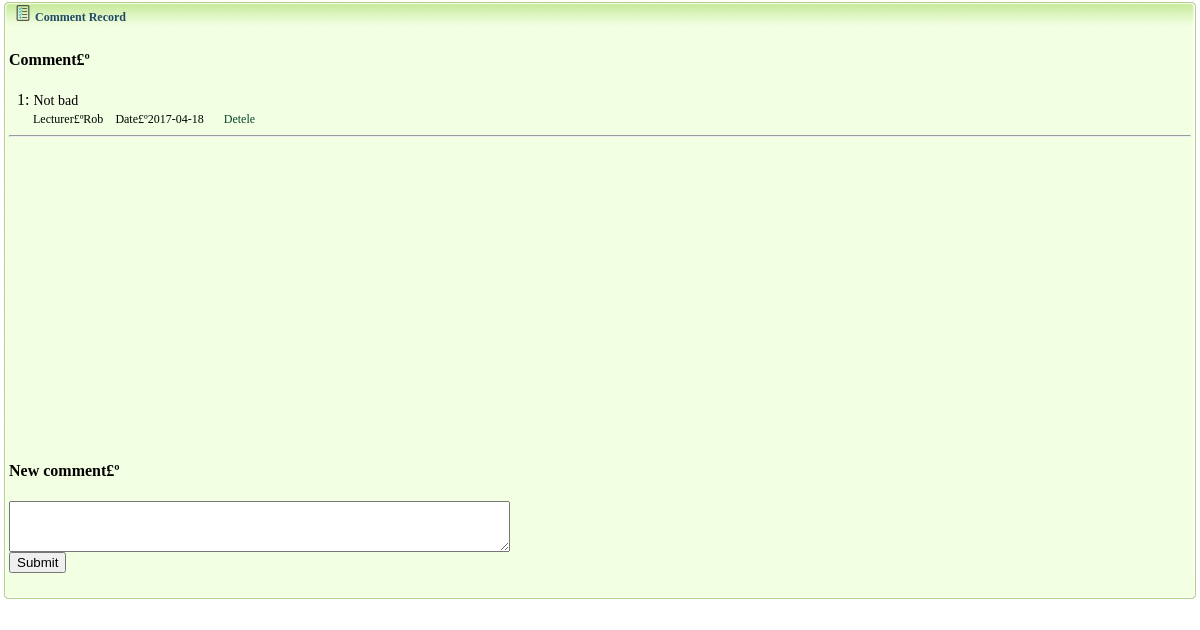
/sys/tab/evaluate_massage.php?id=12 (signed in), run on an earlier commit of the app's database.
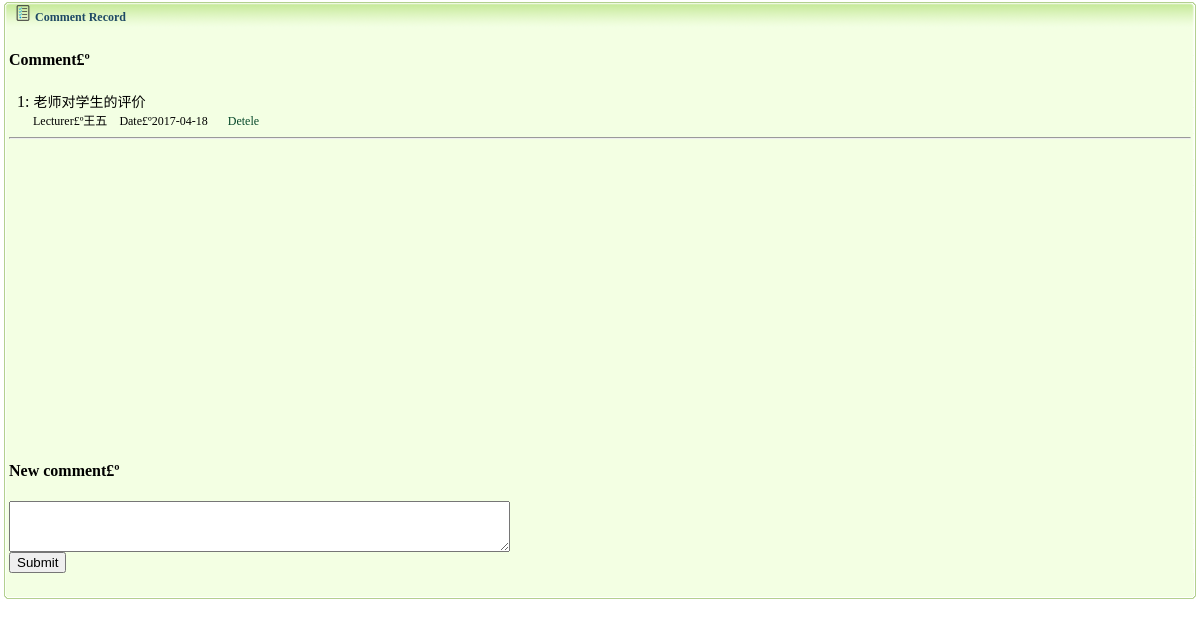
And on a later commit of the database.
### tables this page shows
CREATE TABLE IF NOT EXISTS `evaluate` (
  `id` int(4) NOT NULL AUTO_INCREMENT,
  `su_id` int(4) NOT NULL,
  `tu_id` int(4) NOT NULL,
  `evalue` varchar(299) NOT NULL,
  `times` varchar(25) NOT NULL,
  PRIMARY KEY (`id`)
);

CREATE TABLE IF NOT EXISTS `teacher` (
  `id` int(4) NOT NULL AUTO_INCREMENT,
  `user_id` int(4) NOT NULL,
  `name` varchar(200) NOT NULL,
  PRIMARY KEY (`id`)
);

### sys/tab/teacher_fun.php (called while the page is built, shortened)
<?php
	class  teacher_fun{
		public function select_teacher($uid){
			$query = "select * from teacher where user_id=".$uid;
			$result = mysql_query($query);
			$row = mysql_fetch_row($result);
			if($row){
				return  $row;
			}
		}
		public function select_evaluate($sid){
			$query = "select * from `evaluate` where su_id=".$sid;
			$result = mysql_query($query);
			return $result;
		}
	}
?>

### sys/tab/evaluate_massage.php (the view, shortened to what this page needs)
<?php
	include_once './teacher_fun.php';
	$obj = new teacher_fun();
?>
<!DOCTYPE html PUBLIC "-//W3C//DTD XHTML 1.0 Transitional//EN" "http://www.w3.org/TR/xhtml1/DTD/xhtml1-transitional.dtd">
<html xmlns="http://www.w3.org/1999/xhtml">
<head>
</head>
<body>
<table width="100%" border="0" align="center" cellpadding="0" cellspacing="0">
  <tr>
    <td height="30"><table width="100%" border="0" cellspacing="0" cellpadding="0">
      <tr>
        <td width="15" height="30"><img src="images/tab_03.gif" width="15" height="30" /></td>
        <td width="1101" background="images/tab_05.gif"><img src="images/311.gif" width="16" height="16" /> <span class="STYLE4">Comment Record</span></td>
        <td width="281" background="images/tab_05.gif"></td>
        <td width="14"><img src="images/tab_07.gif" width="14" height="30" /></td>
      </tr>
    </table></td>
  </tr>
  <tr>
    <td><table width="100%" border="0" cellspacing="0" cellpadding="0">
      <tr>
        <td width="9" background="images/tab_12.gif">&nbsp;</td>
        <td bgcolor="#f3ffe3">
        <h4>Comment£º</h4>
        <div style="overflow: scroll;height:350px;">
        <?php
        	$No=0;
        	$result = $obj->select_evaluate($_GET['id']);
        	while ($row=mysql_fetch_row($result)){
        		$No++;
        		echo "&nbsp;&nbsp;".$No.":   <span style='font-size:14px;'>$row[3]</span><br>";
        		echo "&nbsp;&nbsp;&nbsp;&nbsp;&nbsp;&nbsp;<span style='font-size:12px'>Lecturer£º";
        		$r=$obj->select_teacher($row[2]);
        		echo $r[2];
        		echo "&nbsp;&nbsp;&nbsp;&nbsp;Date£º$row[4]</span>";
        		if($row[2]==$_SESSION['uid']){
        			echo "&nbsp;&nbsp;&nbsp;&nbsp; <a href='./evaluate_massage.php?id=".$_GET['id']."&eid=$row[0]&action=del'>Detele</a>";
        		}
        		echo "<hr />";
        	}
        ?>
        </div>
        <h4>New comment£º</h4>
        <form action="evaluate_massage.php?id=<?php echo $_GET['id'];?>&action=add" method="post" onsubmit="return CheckForm();" >
        	<label><textarea id="evalue" cols="60" rows="3" name="evalue"></textarea></label><br/>
        	<input type="submit" value="Submit" />
        </form>
        </td>
        <td width="9" background="images/tab_16.gif">&nbsp;</td>
      </tr>
    </table></td>
  </tr>
  <tr>
    <td height="29"><table width="100%" border="0" cellspacing="0" cellpadding="0">
      <tr>
        <td width="15" height="29"><img src="images/tab_20.gif" width="15" height="29" /></td>
        <td background="images/tab_21.gif"><table width="100%" border="0" cellspacing="0" cellpadding="0">
          <tr>
            <td width="25%" height="29" nowrap="nowrap"><span class="STYLE1"></span></td>
            <td width="75%" valign="top" class="STYLE1"><div align="right">
              <table width="352" height="20" border="0" cellpadding="0" cellspacing="0">
                <tr>
                  <td width="62" height="22" valign="middle"><div align="right"></div></td>
                  <td width="50" height="22" valign="middle"><div align="right"></div></td>
                  <td width="54" height="22" valign="middle"><div align="right"></div></td>
                  <td width="49" height="22" valign="middle"><div align="right"></div></td>
                  <td width="59" height="22" valign="middle"><div align="right"></div></td>
                  <td width="25" height="22" valign="middle"></td>
                  <td width="23" height="22" valign="middle"></td>
                  <td width="30" height="22" valign="middle"></td>
                </tr>
              </table>
            </div></td>
          </tr>
        </table></td>
        <td width="14"><img src="images/tab_22.gif" width="14" height="29" /></td>
      </tr>
    </table></td>
  </tr>
</table>
</body>
</html>

What changed in the data, as far as the page shows it:
changed evaluate: evalue "Not bad" → "老师对学生的评价"; teacher.name "Rob" → "王五"
